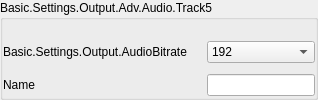
                                   <widget class="QGroupBox" name="groupBox_9">
                                    <property name="sizePolicy">
                                     <sizepolicy hsizetype="Preferred" vsizetype="Maximum">
                                      <horstretch>0</horstretch>
                                      <verstretch>0</verstretch>
                                     </sizepolicy>
                                    </property>
                                    <property name="title">
                                     <string>Basic.Settings.Output.Adv.Audio.Track5</string>
                                    </property>
                                    <property name="useFor" stdset="0">
                                     <string notr="true">GroupBoxLevel2</string>
                                    </property>
                                    <property name="uistep" stdset="0">
                                     <string notr="true">Track 5</string>
                                    </property>
                                    <layout class="QFormLayout" name="formLayout_25">
                                     <property name="fieldGrowthPolicy">
                                      <enum>QFormLayout::AllNonFixedFieldsGrow</enum>
                                     </property>
                                     <property name="labelAlignment">
                                      <set>Qt::AlignLeading|Qt::AlignLeft|Qt::AlignVCenter</set>
                                     </property>
                                     <property name="horizontalSpacing">
                                      <number>20</number>
                                     </property>
                                     <property name="verticalSpacing">
                                      <number>10</number>
                                     </property>
                                     <property name="leftMargin">
                                      <number>0</number>
                                     </property>
                                     <property name="topMargin">
                                      <number>20</number>
                                     </property>
                                     <property name="rightMargin">
                                      <number>0</number>
                                     </property>
                                     <property name="bottomMargin">
                                      <number>0</number>
                                     </property>
                                     <item row="0" column="0">
                                      <widget class="QLabel" name="label_59">
                                       <property name="sizePolicy">
                                        <sizepolicy hsizetype="Preferred" vsizetype="Expanding">
                                         <horstretch>0</horstretch>
                                         <verstretch>0</verstretch>
                                        </sizepolicy>
                                       </property>
                                       <property name="text">
                                        <string>Basic.Settings.Output.AudioBitrate</string>
                                       </property>
                                       <property name="alignment">
                                        <set>Qt::AlignLeading|Qt::AlignLeft|Qt::AlignVCenter</set>
                                       </property>
                                       <property name="wordWrap">
                                        <bool>true</bool>
                                       </property>
                                       <property name="buddy">
                                        <cstring>advOutTrack5Bitrate</cstring>
                                       </property>
                                       <property name="useFor" stdset="0">
                                        <string notr="true">FormLabelRole</string>
                                       </property>
                                      </widget>
                                     </item>
                                     <item row="0" column="1">
                                      <widget class="PLSComboBox" name="advOutTrack5Bitrate">
                                       <property name="currentIndex">
                                        <number>8</number>
                                       </property>
                                       <property name="uistep" stdset="0">
                                        <string notr="true">Audio Bitrate</string>
                                       </property>
                                       <item>
                                        <property name="text">
                                         <string>32</string>
                                        </property>
                                       </item>
                                       <item>
                                        <property name="text">
                                         <string>48</string>
                                        </property>
                                       </item>
                                       <item>
                                        <property name="text">
                                         <string>64</string>
                                        </property>
                                       </item>
                                       <item>
                                        <property name="text">
                                         <string>80</string>
                                        </property>
                                       </item>
                                       <item>
                                        <property name="text">
                                         <string>96</string>
                                        </property>
                                       </item>
                                       <item>
                                        <property name="text">
                                         <string>112</string>
                                        </property>
                                       </item>
                                       <item>
                                        <property name="text">
                                         <string>128</string>
                                        </property>
                                       </item>
                                       <item>
                                        <property name="text">
                                         <string>160</string>
                                        </property>
                                       </item>
                                       <item>
                                        <property name="text">
                                         <string>192</string>
                                        </property>
                                       </item>
                                       <item>
                                        <property name="text">
                                         <string>256</string>
                                        </property>
                                       </item>
                                       <item>
                                        <property name="text">
                                         <string>320</string>
                                        </property>
                                       </item>
                                      </widget>
                                     </item>
                                     <item row="1" column="0">
                                      <widget class="QLabel" name="label_60">
                                       <property name="sizePolicy">
                                        <sizepolicy hsizetype="Preferred" vsizetype="Expanding">
                                         <horstretch>0</horstretch>
                                         <verstretch>0</verstretch>
                                        </sizepolicy>
                                       </property>
                                       <property name="text">
                                        <string>Name</string>
                                       </property>
                                       <property name="alignment">
                                        <set>Qt::AlignLeading|Qt::AlignLeft|Qt::AlignVCenter</set>
                                       </property>
                                       <property name="wordWrap">
                                        <bool>true</bool>
                                       </property>
                                       <property name="buddy">
                                        <cstring>advOutTrack5Name</cstring>
                                       </property>
                                       <property name="useFor" stdset="0">
                                        <string notr="true">FormLabelRole</string>
                                       </property>
                                      </widget>
                                     </item>
                                     <item row="1" column="1">
                                      <widget class="QLineEdit" name="advOutTrack5Name"/>
                                     </item>
                                    </layout>
                                   </widget>
